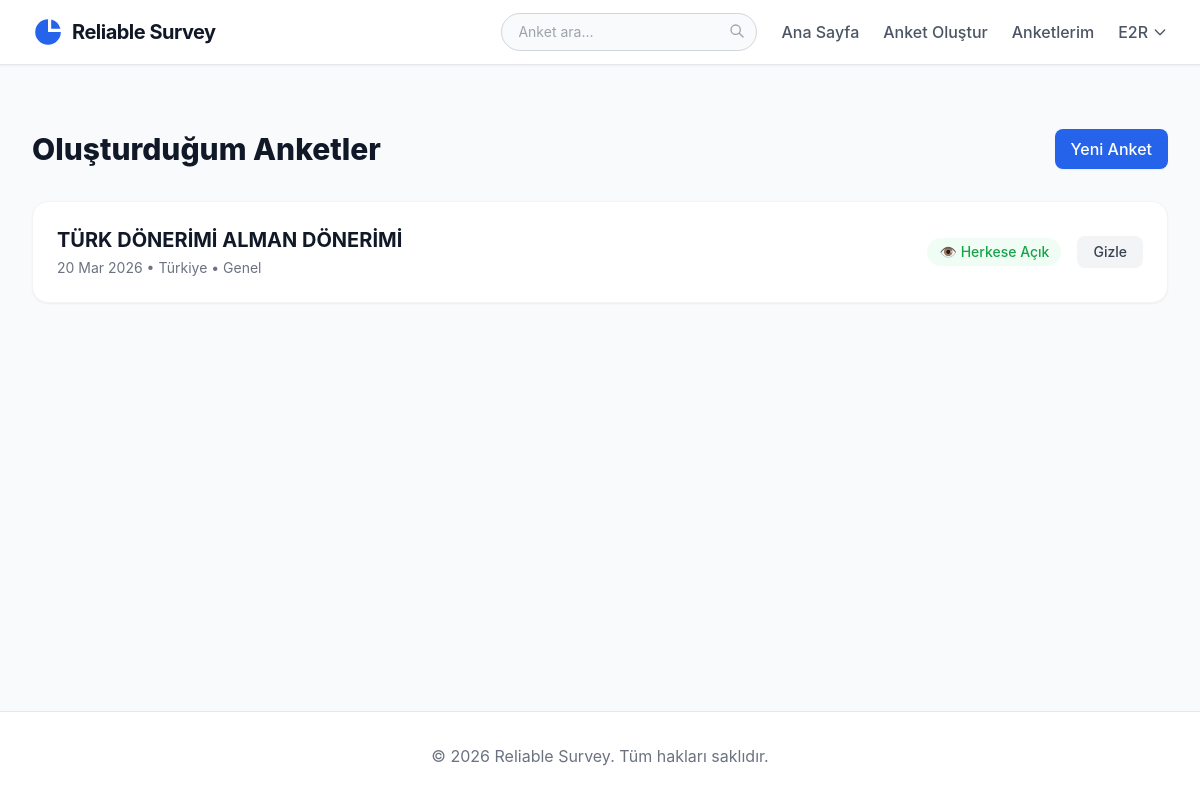
The app's page /polls/my-polls/ (signed in) with its own data.
### polls/models.py (models this page shows, shortened)
class Question(models.Model):
    question_text = models.CharField(max_length=200)
    pub_date = models.DateTimeField("date published")
    author = models.ForeignKey(User, on_delete=models.CASCADE, null=True, blank=True)
    country = models.CharField(max_length=50, choices=COUNTRY_CHOICES, default='Türkiye')
    question_type = models.CharField(max_length=50, choices=QUESTION_TYPE_CHOICES, default='Genel')
    region = models.CharField(max_length=50, choices=REGION_CHOICES, default='Genel', blank=True, null=True)
    is_private_results = models.BooleanField(default=False)

### polls/views.py (the view)
# urls.py: path("my-polls/", views.my_polls, name="my_polls"),
@login_required
def my_polls(request):
    questions = Question.objects.filter(author=request.user).order_by('-pub_date')
    return render(request, 'polls/my_polls.html', {'questions': questions})

### polls/templates/polls/my_polls.html (shortened to what this page needs)
{% extends "polls/base.html" %}
{% block content %}
<div class="max-w-6xl mx-auto mt-8">
    <div class="flex justify-between items-center mb-8">
        <h1 class="text-3xl font-extrabold text-gray-900">Oluşturduğum Anketler</h1>
        <a href="{% url 'polls:create_poll' %}" class="bg-blue-600 hover:bg-blue-700 text-white font-medium py-2 px-4 rounded-lg shadow-sm transition">Yeni Anket</a>
    </div>
    {% if questions %}
        <div class="bg-white rounded-2xl shadow-sm border border-gray-100 overflow-hidden">
            <ul class="divide-y divide-gray-100">
                {% for question in questions %}
                <li class="p-6 hover:bg-gray-50 transition-colors flex flex-col md:flex-row justify-between items-start md:items-center gap-4">
                    <div>
                        <h3 class="text-xl font-bold text-gray-900 mb-1">
                            <a href="{% url 'polls:detail' question.id %}" class="hover:text-blue-600">{{ question.question_text }}</a>
                        </h3>
                        <p class="text-sm text-gray-500">
                            {{ question.pub_date|date:"d M Y" }} • {{ question.country }} • {{ question.question_type }}
                        </p>
                    </div>
                    <div class="flex items-center gap-4 w-full md:w-auto mt-4 md:mt-0">
                        <span class="text-sm {% if question.is_private_results %}text-red-600 bg-red-50{% else %}text-green-600 bg-green-50{% endif %} px-3 py-1 rounded-full font-medium whitespace-nowrap">
                            {% if question.is_private_results %}🔒 Sonuçlar Gizli{% else %}👁️ Herkese Açık{% endif %}
                        </span>
                        <form action="{% url 'polls:toggle_privacy' question.id %}" method="post" class="ml-auto md:ml-0">
                            <button type="submit" class="text-sm bg-gray-100 hover:bg-gray-200 text-gray-700 font-medium py-1.5 px-4 rounded-lg transition whitespace-nowrap">
                                {% if question.is_private_results %}Açık Yap{% else %}Gizle{% endif %}
                            </button>
                        </form>
                    </div>
                </li>
                {% endfor %}
            </ul>
        </div>
    {% else %}
        <div class="text-center py-16 bg-white rounded-2xl border border-gray-100 shadow-sm">
            <h3 class="mt-2 text-lg font-medium text-gray-900">Henüz Anketin Yok</h3>
            <p class="mt-1 text-gray-500">Kendi anketini yayınla ve insanların ne düşündüğünü gör.</p>
        </div>
    {% endif %}
</div>
{% endblock %}

### polls/templates/polls/base.html (shortened to what this page needs)
<!DOCTYPE html>
<html lang="tr">
<head>
    <script src="https://cdn.tailwindcss.com"></script>
</head>
<body class="bg-gray-50 text-gray-800 min-h-screen flex flex-col antialiased">
    <nav class="bg-white border-b border-gray-200 sticky top-0 z-50 shadow-sm">
        <div class="max-w-7xl mx-auto px-4 sm:px-6 lg:px-8">
            <div class="flex justify-between h-16">
                <div class="flex items-center">
                    <a href="{% url 'polls:index' %}" class="flex-shrink-0 flex items-center gap-2">
                        <svg class="w-8 h-8 text-blue-600" fill="currentColor" viewBox="0 0 20 20"><path d="M2 10a8 8 0 018-8v8h8a8 8 0 11-16 0z"/><path d="M12 2.252A8.014 8.014 0 0117.748 8H12V2.252z"/></svg>
                        <span class="font-bold text-xl tracking-tight text-gray-900">Reliable Survey</span>
                    </a>
                </div>
                <div class="hidden md:flex items-center space-x-6">
                    <form action="{% url 'polls:index' %}" method="get" class="relative">
                        <input type="text" name="q" placeholder="Anket ara..." class="w-64 pl-4 pr-10 py-2 border border-gray-300 rounded-full text-sm focus:outline-none focus:ring-2 focus:ring-blue-500 focus:border-blue-500 bg-gray-50">
                        <button type="submit" class="absolute right-3 top-2.5 text-gray-400 hover:text-blue-500">
                            <svg class="w-4 h-4" fill="none" stroke="currentColor" viewBox="0 0 24 24"><path stroke-linecap="round" stroke-linejoin="round" stroke-width="2" d="M21 21l-6-6m2-5a7 7 0 11-14 0 7 7 0 0114 0z"></path></svg>
                        </button>
                    </form>
                    <a href="{% url 'polls:index' %}" class="text-gray-600 hover:text-blue-600 font-medium transition-colors">Ana Sayfa</a>
                    {% if user.is_authenticated %}
                        <a href="{% url 'polls:create_poll' %}" class="text-gray-600 hover:text-blue-600 font-medium transition-colors">Anket Oluştur</a>
                        <a href="{% url 'polls:my_polls' %}" class="text-gray-600 hover:text-blue-600 font-medium transition-colors">Anketlerim</a>
                        <div class="relative group">
                            <button class="flex items-center gap-1 text-gray-600 hover:text-blue-600 font-medium transition-colors">
                                {{ user.username }}
                                <svg class="w-4 h-4" fill="none" stroke="currentColor" viewBox="0 0 24 24"><path stroke-linecap="round" stroke-linejoin="round" stroke-width="2" d="M19 9l-7 7-7-7"></path></svg>
                            </button>
                        </div>
                    {% else %}
                        <a href="{% url 'polls:login' %}" class="text-gray-600 hover:text-blue-600 font-medium transition-colors">Giriş Yap</a>
                        <a href="{% url 'polls:register' %}" class="bg-blue-600 hover:bg-blue-700 text-white px-4 py-2 rounded-lg font-medium transition-all shadow-sm hover:shadow">Kayıt Ol</a>
                    {% endif %}
                </div>
            </div>
        </div>
    </nav>
    <main class="flex-grow max-w-7xl mx-auto w-full px-4 sm:px-6 lg:px-8 py-8">
        {% block content %}
        {% endblock %}
    </main>
    <footer class="bg-white border-t border-gray-200 mt-auto py-8">
        <div class="max-w-7xl mx-auto px-4 text-center text-gray-500">
            &copy; 2026 Reliable Survey. Tüm hakları saklıdır.
        </div>
    </footer>
</body>
</html>

### polls/templates/polls/base.html (style rules this page uses)
body { font-family: 'Inter', -apple-system, BlinkMacSystemFont, "Segoe UI", Roboto, Helvetica, Arial, sans-serif; }

### records on screen
Question: question_text "TÜRK DÖNERİMİ ALMAN DÖNERİMİ", pub_date "20 Mar 2026", country "Türkiye", question_type "Genel", is_private_results "👁️ Herkese Açık"

### other values on screen
{{ user.username }} "E2R"
